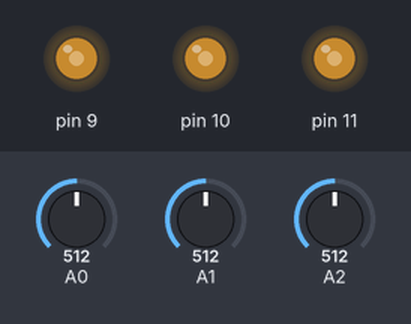
Bench run of a sketch on a simulated Arduino Uno, built with avr-gcc and run on an emulated ATmega328P. On the bench: output pins drawn as LEDs (lit = HIGH). The test bench sets the inputs (shaded band); at power-on: A0 = 512, A1 = 512, A2 = 512.

Above: at 1.2 s.
1.3 s: A0 set to 306
At 2.5 s:
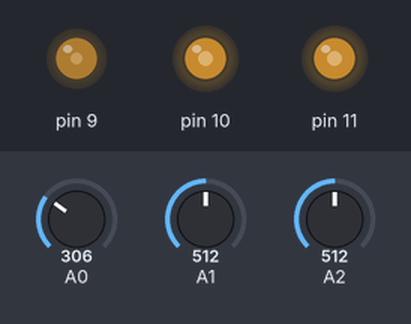
2.8 s: A1 set to 306
At 3.8 s:
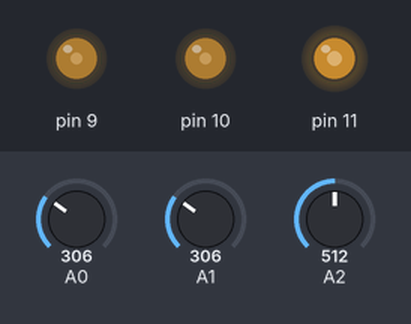
4.3 s: A2 set to 306
At 5.0 s:
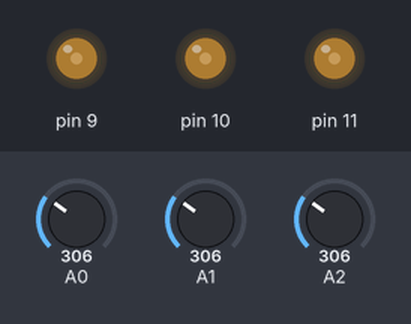
5.8 s: A0 set to 245
At 6.1 s:
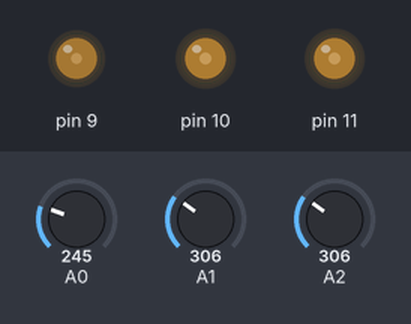
7.3 s: A1 set to 245
At 8.4 s:
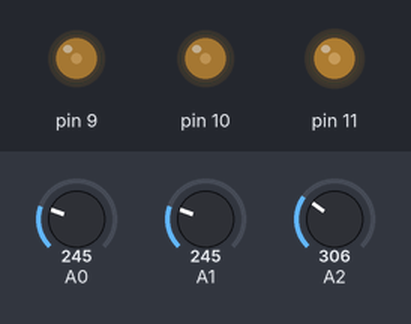
8.8 s: A2 set to 245
At 9.6 s:
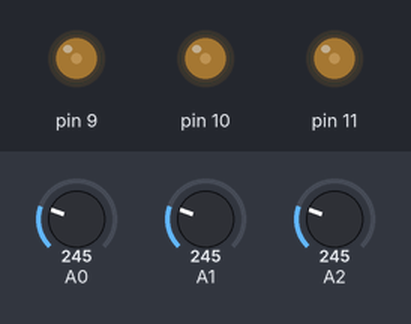
Timing chart, 0 to 11.3 s (numbered marks = the images above; inputs shaded):
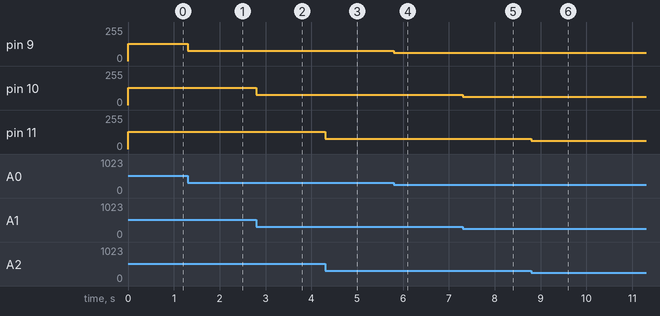

Measured:
- after the input at 1.3 s, pin 9: 130/255 → 78/255 at once
- after the input at 2.8 s, pin 10: 130/255 → 78/255 at once
- after the input at 4.3 s, pin 11: 130/255 → 78/255 at once
- after the input at 5.8 s, pin 9: 78/255 → 62/255 at once
- after the input at 7.3 s, pin 10: 78/255 → 62/255 at once
- after the input at 8.8 s, pin 11: 78/255 → 62/255 at once

The sketch:

Potentiometer_LED_Control.ino
```cpp
int B, R, G;
void light(void);

void setup() {
  Serial.begin(9600);

}

void loop() {
 B = analogRead(0) * .255;
 R = analogRead(1) * .255;
 G = analogRead(2) * .255;
 if (B > 255){
  B = 255;
 }
 if (R > 255){
  R = 255;
 }
 if (G > 255){
  G = 255;
 }
 if (R == 1) {
  R = 0;
 }
 if (G == 1) {
  G = 0;
 }
 if (B == 1) {
  B = 0;
 }
 light();
}

void light() {
  analogWrite(11, G);
  analogWrite(10, R);
  analogWrite(9, B);
}
```
